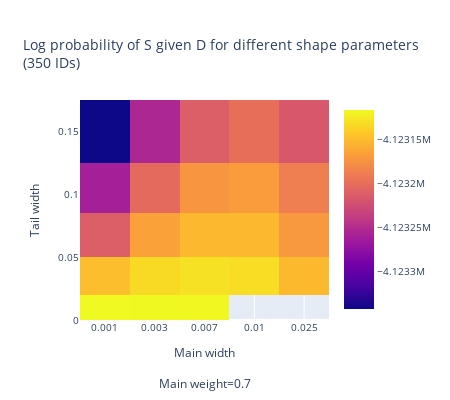

Here is the notebook cell this chart was saved with:
### Code cell
params = [
    (0.001, 0.01, 0.7),
    (0.001, 0.03, 0.7),
    (0.001, 0.07, 0.7),
    (0.001, 0.1, 0.7),
    (0.001, 0.15, 0.7),
    (0.003, 0.01, 0.7),
    (0.003, 0.03, 0.7),
    (0.003, 0.07, 0.7),
    (0.003, 0.1, 0.7),
    (0.003, 0.15, 0.7),
    (0.007, 0.01, 0.7),
    (0.007, 0.03, 0.7),
    (0.007, 0.07, 0.7),
    (0.007, 0.1, 0.7),
    (0.007, 0.15, 0.7),
    (0.01, 0.03, 0.7),
    (0.01, 0.07, 0.7),
    (0.01, 0.1, 0.7),
    (0.01, 0.15, 0.7),
    (0.025, 0.03, 0.7),
    (0.025, 0.07, 0.7),
    (0.025, 0.1, 0.7),
    (0.025, 0.15, 0.7),
]
labels = ["main width", "tail width", "main weight"]
df_heatmap, data = load_and_process_json(23, params, labels)

fig = make_subplots()
fig = add_heatmap_for_weight(fig, df_heatmap, 0.7, 1)
fig.update_layout(
    title=f"Log probability of S given D for different shape parameters<br>({len(IDs)} IDs)",
    yaxis_title="Tail width",
    # yaxis_type='log',
    width=450,
    height=400,
    font_size=10,
)
fig.show()

### Figure 1 — Plotly figure (JSON) as saved in the notebook; plotly's stock layout.template omitted (floating-point values rounded to 4 significant figures)
{"data": [{"type": "heatmap", "x": [0.001, 0.001, 0.001, 0.001, 0.001, 0.003, 0.003, 0.003, 0.003, 0.003, 0.007, 0.007, 0.007, 0.007, 0.007, 0.01, 0.01, 0.01, 0.01, 0.025, 0.025, 0.025, 0.025], "xaxis": "x", "y": [0.01, 0.03, 0.07, 0.1, 0.15, 0.01, 0.03, 0.07, 0.1, 0.15, 0.01, 0.03, 0.07, 0.1, 0.15, 0.03, 0.07, 0.1, 0.15, 0.03, 0.07, 0.1, 0.15], "yaxis": "y", "z": [-4123000.0, -4123000.0, -4123000.0, -4123000.0, -4123000.0, -4123000.0, -4123000.0, -4123000.0, -4123000.0, -4123000.0, -4123000.0, -4123000.0, -4123000.0, -4123000.0, -4123000.0, -4123000.0, -4123000.0, -4123000.0, -4123000.0, -4123000.0, -4123000.0, -4123000.0, -4123000.0]}], "layout": {"font": {"size": 10}, "height": 400, "title": {"text": "Log probability of S given D for different shape parameters<br>(350 IDs)"}, "width": 450, "xaxis": {"anchor": "y", "domain": [0, 1], "title": {"text": "Main width<br><br>Main weight=0.7"}, "type": "category"}, "yaxis": {"anchor": "x", "domain": [0, 1], "title": {"text": "Tail width"}}}}
